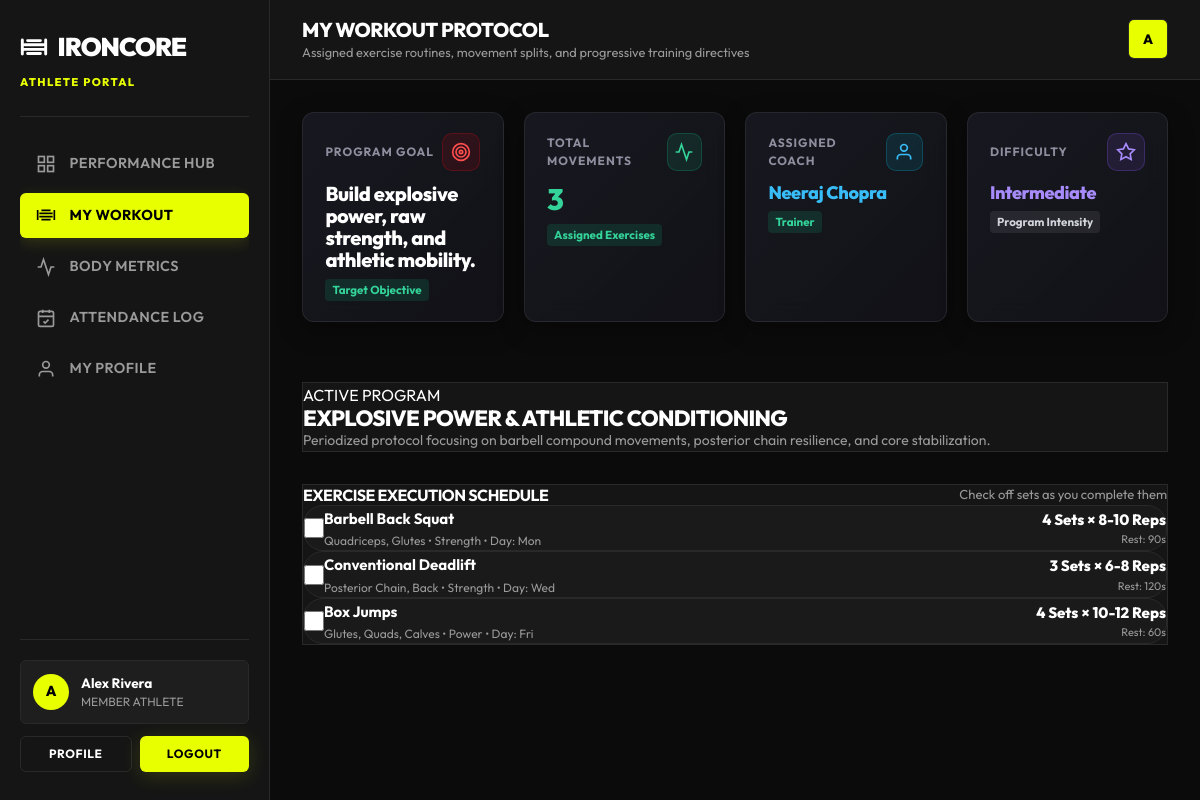
The page /member/workout.php (signed in) on the database its author committed.
### tables this page shows
CREATE TABLE IF NOT EXISTS `workout_plans` (
    `id` INT AUTO_INCREMENT PRIMARY KEY,
    `member_id` INT NOT NULL,
    `trainer_id` INT NULL,
    `title` VARCHAR(150) NOT NULL,
    `difficulty` ENUM('Beginner', 'Intermediate', 'Advanced') NOT NULL DEFAULT 'Intermediate',
    `goal` VARCHAR(255) NULL,
    `description` TEXT NULL,
    `start_date` DATE NOT NULL,
    `end_date` DATE NULL,
    `created_at` TIMESTAMP DEFAULT CURRENT_TIMESTAMP,
    FOREIGN KEY (`member_id`) REFERENCES `members`(`id`) ON DELETE CASCADE,
    FOREIGN KEY (`trainer_id`) REFERENCES `trainers`(`id`) ON DELETE SET NULL
);

CREATE TABLE IF NOT EXISTS `users` (
    `id` INT AUTO_INCREMENT PRIMARY KEY,
    `full_name` VARCHAR(100) NOT NULL,
    `username` VARCHAR(50) NOT NULL UNIQUE,
    `email` VARCHAR(150) NOT NULL UNIQUE,
    `password_hash` VARCHAR(255) NOT NULL,
    `role` ENUM('admin', 'trainer', 'member') NOT NULL DEFAULT 'member',
    `avatar` VARCHAR(255) NULL,
    `status` ENUM('active', 'inactive', 'suspended') NOT NULL DEFAULT 'active',
    `created_at` TIMESTAMP DEFAULT CURRENT_TIMESTAMP,
    `updated_at` TIMESTAMP DEFAULT CURRENT_TIMESTAMP ON UPDATE CURRENT_TIMESTAMP,
    INDEX `idx_username` (`username`),
    INDEX `idx_email` (`email`),
    INDEX `idx_role` (`role`)
);

CREATE TABLE IF NOT EXISTS `workout_plan_exercises` (
    `id` INT AUTO_INCREMENT PRIMARY KEY,
    `plan_id` INT NOT NULL,
    `exercise_id` INT NOT NULL,
    `sets` INT NOT NULL DEFAULT 3,
    `reps` VARCHAR(50) NOT NULL DEFAULT '10-12',
    `rest_seconds` INT DEFAULT 60,
    `day_of_week` ENUM('Mon','Tue','Wed','Thu','Fri','Sat','Sun') NOT NULL,
    FOREIGN KEY (`plan_id`) REFERENCES `workout_plans`(`id`) ON DELETE CASCADE,
    FOREIGN KEY (`exercise_id`) REFERENCES `exercise_catalog`(`id`) ON DELETE CASCADE
);

CREATE TABLE IF NOT EXISTS `exercise_catalog` (
    `id` INT AUTO_INCREMENT PRIMARY KEY,
    `name` VARCHAR(150) NOT NULL,
    `category` VARCHAR(50) NOT NULL,
    `muscle_group` VARCHAR(100) NOT NULL,
    `equipment` VARCHAR(100) NULL,
    `instructions` TEXT NULL
);

### app/views/member/workout.php (the view, shortened to what the rows shown need)
<?php
require_once __DIR__ . '/../../services/GymManagementService.php';
$userId = (int) ($_SESSION['user_id'] ?? 0);
$svc = new GymManagementService();
$memberData = $svc->memberDashboard($userId);
$workoutPlan = $memberData['workout_plan'];
$exercises = $memberData['workout_exercises'];
?>
<!DOCTYPE html>
<html lang="en">
<head>
  <link rel="stylesheet" href="/assets/css/style.css">
  <link rel="stylesheet" href="/assets/css/dashboard.css">
  <link rel="stylesheet" href="/assets/css/responsive.css">
  <link rel="stylesheet" href="/assets/css/admin-modules.css">
</head>
<body style="background-color: var(--color-bg);">
  <div class="dashboard-shell">
    <?php
    require_once __DIR__ . '/../layouts/member_nav.php';
    ?>
      <main class="dashboard-body">
        <?php if (!$workoutPlan): ?>
          <div class="modern-card" style="padding: var(--space-8); text-align: center; background: var(--color-surface); border: 1px solid var(--color-border); border-radius: var(--radius-xl); margin-top: var(--space-6);">
            <div style="width: 64px; height: 64px; border-radius: 50%; background: rgba(229, 9, 20, 0.1); color: var(--color-primary); display: flex; align-items: center; justify-content: center; margin: 0 auto var(--space-4);">
              <svg width="32" height="32" viewBox="0 0 24 24" fill="none" stroke="currentColor" stroke-width="2"><path d="M6.5 6.5h11M6.5 17.5h11M4 10h16M4 14h16M2 6v12M22 6v12"/></svg>
            </div>
            <h2 style="font-size: 20px; font-weight: 800; color: var(--color-text); margin-bottom: var(--space-2);">NO ACTIVE WORKOUT ROUTINE</h2>
            <p style="font-size: 14px; color: var(--color-text-muted); max-width: 460px; margin: 0 auto var(--space-6);">
              Your coach has not assigned a personalized workout plan yet. Speak to your trainer or front desk to get a tailored training split.
            </p>
          </div>
        <?php else: ?>
          <section class="module-kpi-grid cols-4">
            <div class="module-kpi-card accent-red">
              <div class="kpi-top-row">
                <span class="kpi-label">Program Goal</span>
                <div class="kpi-icon-wrap red">
                  <svg width="20" height="20" viewBox="0 0 24 24" fill="none" stroke="currentColor" stroke-width="2"><circle cx="12" cy="12" r="10"/><circle cx="12" cy="12" r="6"/><circle cx="12" cy="12" r="2"/></svg>
                </div>
              </div>
              <div class="kpi-main-val" style="font-size: 20px;"><?= htmlspecialchars($workoutPlan['goal'] ?? 'Not specified') ?></div>
              <div class="kpi-sub-row">
                <span class="badge-trend positive">Target Objective</span>
              </div>
            </div>
            <div class="module-kpi-card accent-emerald">
              <div class="kpi-top-row">
                <span class="kpi-label">Total Movements</span>
                <div class="kpi-icon-wrap emerald">
                  <svg width="20" height="20" viewBox="0 0 24 24" fill="none" stroke="currentColor" stroke-width="2"><polyline points="22 12 18 12 15 21 9 3 6 12 2 12"/></svg>
                </div>
              </div>
              <div class="kpi-main-val" style="color: #34D399;"><?= count($exercises) ?></div>
              <div class="kpi-sub-row">
                <span class="badge-trend positive">Assigned Exercises</span>
              </div>
            </div>
            <div class="module-kpi-card accent-cyan">
              <div class="kpi-top-row">
                <span class="kpi-label">Assigned Coach</span>
                <div class="kpi-icon-wrap cyan">
                  <svg width="20" height="20" viewBox="0 0 24 24" fill="none" stroke="currentColor" stroke-width="2"><path d="M20 21v-2a4 4 0 0 0-4-4H8a4 4 0 0 0-4 4v2"/><circle cx="12" cy="7" r="4"/></svg>
                </div>
              </div>
              <div class="kpi-main-val" style="font-size: 18px; color: #38BDF8;"><?= htmlspecialchars($workoutPlan['trainer_name'] ?? 'Not assigned') ?></div>
              <div class="kpi-sub-row">
                <span class="badge-trend positive">Trainer</span>
              </div>
            </div>
            <div class="module-kpi-card accent-purple">
              <div class="kpi-top-row">
                <span class="kpi-label">Difficulty</span>
                <div class="kpi-icon-wrap purple">
                  <svg width="20" height="20" viewBox="0 0 24 24" fill="none" stroke="currentColor" stroke-width="2"><polygon points="12 2 15.09 8.26 22 9.27 17 14.14 18.18 21.02 12 17.77 5.82 21.02 7 14.14 2 9.27 8.91 8.26 12 2"/></svg>
                </div>
              </div>
              <div class="kpi-main-val" style="font-size: 18px; color: #A78BFA;"><?= htmlspecialchars($workoutPlan['difficulty'] ?? 'Not specified') ?></div>
              <div class="kpi-sub-row">
                <span class="badge-trend neutral">Program Intensity</span>
              </div>
            </div>
          </section>
          <section class="modern-card" style="margin-top: var(--space-6); padding: var(--space-6); background: var(--color-surface); border: 1px solid var(--color-border); border-radius: var(--radius-xl);">
            <div style="display: flex; justify-content: space-between; align-items: flex-start; flex-wrap: wrap; gap: var(--space-4);">
              <div>
                <span class="badge badge-primary" style="margin-bottom: var(--space-2); display: inline-block;">ACTIVE PROGRAM</span>
                <h2 style="font-size: 22px; font-weight: 800; color: var(--color-text); margin: 0;"><?= htmlspecialchars($workoutPlan['title']) ?></h2>
                <p style="font-size: 14px; color: var(--color-text-muted); margin: var(--space-2) 0 0 0; line-height: 1.5; max-width: 700px;">
                  <?= htmlspecialchars($workoutPlan['description'] ?: 'Perform all prescribed sets with strict technique and controlled tempo. Rest 60-90s between sets.') ?>
                </p>
              </div>
            </div>
          </section>
          <section style="margin-top: var(--space-6);">
            <div class="modern-card" style="padding: var(--space-6); background: var(--color-surface); border: 1px solid var(--color-border); border-radius: var(--radius-xl);">
              <div style="display: flex; justify-content: space-between; align-items: center; margin-bottom: var(--space-4);">
                <h3 style="font-size: 16px; font-weight: 700; color: var(--color-text); margin: 0; text-transform: uppercase;">Exercise Execution Schedule</h3>
                <span style="font-size: 13px; color: var(--color-text-muted);">Check off sets as you complete them</span>
              </div>
              <div style="display: flex; flex-direction: column; gap: var(--space-3);">
                <?php if (empty($exercises)): ?>
                  <p style="color: var(--color-text-muted); font-size: 14px; text-align: center; padding: var(--space-6);">No exercise movements added to this routine yet.</p>
                <?php else: foreach ($exercises as $idx => $ex): ?>
                  <div class="exercise-item-card" style="display: flex; align-items: center; justify-content: space-between; padding: var(--space-4); background: rgba(255,255,255,0.02); border: 1px solid var(--color-border); border-radius: var(--radius-lg); flex-wrap: wrap; gap: var(--space-3);">
                    <div style="display: flex; align-items: center; gap: var(--space-3);">
                      <input type="checkbox" id="ex-check-<?= $idx ?>" style="width: 20px; height: 20px; cursor: pointer; accent-color: var(--color-primary);" onchange="toggleExerciseCompletion(this)">
                      <div>
                        <label for="ex-check-<?= $idx ?>" style="font-size: 15px; font-weight: 700; color: var(--color-text); cursor: pointer;"><?= htmlspecialchars($ex['exercise_name']) ?></label>
                        <div style="font-size: 12px; color: var(--color-text-muted); margin-top: 2px;">
                          <?= htmlspecialchars($ex['muscle_group'] ?? 'General') ?> • <?= htmlspecialchars($ex['category'] ?? 'Strength') ?> • Day: <?= htmlspecialchars($ex['day_of_week'] ?? 'Mon') ?>
                        </div>
                      </div>
                    </div>
                    <div style="display: flex; align-items: center; gap: var(--space-4);">
                      <div style="text-align: right;">
                        <div style="font-size: 15px; font-weight: 800; color: var(--color-primary);"><?= (int)$ex['sets'] ?> Sets × <?= htmlspecialchars($ex['reps']) ?> Reps</div>
                        <div style="font-size: 11px; color: var(--color-text-muted);">Rest: <?= (int)($ex['rest_seconds'] ?? 60) ?>s</div>
                      </div>
                    </div>
                  </div>
                <?php endforeach; endif; ?>
              </div>
            </div>
          </section>
        <?php endif; ?>
      </main>
    </div>
  </div>
</body>
</html>

### rows shown on the page
workout_plans: goal "Build explosive power, raw strength, and athletic mobility.", users.full_name "Neeraj Chopra", difficulty "Intermediate", title "EXPLOSIVE POWER & ATHLETIC CONDITIONING", description "Periodized protocol focusing on barbell compound movements, posterior chain resilience, and core stabilization."
workout_plan_exercises: exercise.name "Barbell Back Squat", exercise.muscle_group "Quadriceps, Glutes", exercise.category "Strength", day_of_week "Mon", sets "4", reps "8-10", rest_seconds "90"
workout_plan_exercises: exercise.name "Conventional Deadlift", exercise.muscle_group "Posterior Chain, Back", exercise.category "Strength", day_of_week "Wed", sets "3", reps "6-8", rest_seconds "120"
workout_plan_exercises: exercise.name "Box Jumps", exercise.muscle_group "Glutes, Quads, Calves", exercise.category "Power", day_of_week "Fri", sets "4", reps "10-12", rest_seconds "60"

### other values the page prints
$memberInitial "A"
$memberName "Alex Rivera"
$pageTitle "MY WORKOUT PROTOCOL"
$pageSubtitle "Assigned exercise routines, movement splits, and progressive training directives"
count($exercises) "3"
